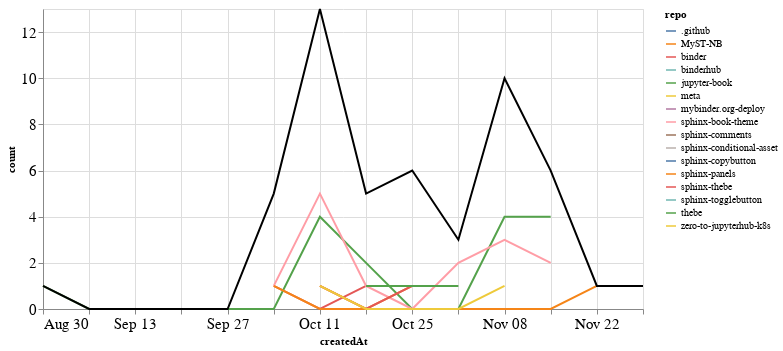

The code cell stored with this chart in its notebook:
### Markdown cell above
## PRs

### Code cell
prs_time = prs.groupby('repo').resample('W', on='createdAt').count()['author'].reset_index()
prs_time = prs_time.rename(columns={'author': 'count'})
prs_time_total = prs_time.groupby('createdAt').agg({"count": "sum"}).reset_index()

ch1 = alt.Chart(prs_time, width=600).mark_line().encode(
    x='createdAt',
    y='count',
    color='repo',
    tooltip="repo"
)

ch2 = alt.Chart(prs_time_total, width=600).mark_line(color="black").encode(
    x='createdAt',
    y='count',
)

ch1 + ch2

### Figure 1 — Vega-Lite specification as saved in the notebook (floating-point values rounded to 4 significant figures)
{"config": {"axisLeft": {"labelFontSize": 15}, "axisBottom": {"labelFontSize": 15}}, "layer": [{"data": {"name": "data-dd3b2cd3a90d7788a9b8e788f77a4c18"}, "mark": "line", "encoding": {"color": {"type": "nominal", "field": "repo"}, "tooltip": {"type": "nominal", "field": "repo"}, "x": {"type": "temporal", "field": "createdAt"}, "y": {"type": "quantitative", "field": "count"}}, "width": 600}, {"data": {"name": "data-57abf987def099a0b0e83656a9a845f4"}, "mark": {"type": "line", "color": "black"}, "encoding": {"x": {"type": "temporal", "field": "createdAt"}, "y": {"type": "quantitative", "field": "count"}}, "width": 600}], "$schema": "https://vega.github.io/schema/vega-lite/v4.8.1.json", "datasets": {"data-dd3b2cd3a90d7788a9b8e788f77a4c18": [{"repo": ".github", "createdAt": "2020-11-08T00:00:00", "count": 1}, {"repo": "MyST-NB", "createdAt": "2020-10-11T00:00:00", "count": 1}, {"repo": "MyST-NB", "createdAt": "2020-10-18T00:00:00", "count": 0}, {"repo": "MyST-NB", "createdAt": "2020-10-25T00:00:00", "count": 0}, {"repo": "MyST-NB", "createdAt": "2020-11-01T00:00:00", "count": 0}, {"repo": "MyST-NB", "createdAt": "2020-11-08T00:00:00", "count": 0}, {"repo": "MyST-NB", "createdAt": "2020-11-15T00:00:00", "count": 0}, {"repo": "MyST-NB", "createdAt": "2020-11-22T00:00:00", "count": 1}, {"repo": "binder", "createdAt": "2020-10-04T00:00:00", "count": 1}, {"repo": "binder", "createdAt": "2020-10-11T00:00:00", "count": 0}, {"repo": "binder", "createdAt": "2020-10-18T00:00:00", "count": 1}, {"repo": "binderhub", "createdAt": "2020-10-04T00:00:00", "count": 1}, {"repo": "jupyter-book", "createdAt": "2020-08-30T00:00:00", "count": 1}, {"repo": "jupyter-book", "createdAt": "2020-09-06T00:00:00", "count": 0}, {"repo": "jupyter-book", "createdAt": "2020-09-13T00:00:00", "count": 0}, {"repo": "jupyter-book", "createdAt": "2020-09-20T00:00:00", "count": 0}, {"repo": "jupyter-book", "createdAt": "2020-09-27T00:00:00", "count": 0}, {"repo": "jupyter-book", "createdAt": "2020-10-04T00:00:00", "count": 0}, {"repo": "jupyter-book", "createdAt": "2020-10-11T00:00:00", "count": 4}, {"repo": "jupyter-book", "createdAt": "2020-10-18T00:00:00", "count": 2}, {"repo": "jupyter-book", "createdAt": "2020-10-25T00:00:00", "count": 0}, {"repo": "jupyter-book", "createdAt": "2020-11-01T00:00:00", "count": 0}, {"repo": "jupyter-book", "createdAt": "2020-11-08T00:00:00", "count": 4}, {"repo": "jupyter-book", "createdAt": "2020-11-15T00:00:00", "count": 4}, {"repo": "meta", "createdAt": "2020-11-29T00:00:00", "count": 1}, {"repo": "mybinder.org-deploy", "createdAt": "2020-10-11T00:00:00", "count": 1}, {"repo": "sphinx-book-theme", "createdAt": "2020-10-04T00:00:00", "count": 1}, {"repo": "sphinx-book-theme", "createdAt": "2020-10-11T00:00:00", "count": 5}, {"repo": "sphinx-book-theme", "createdAt": "2020-10-18T00:00:00", "count": 1}, {"repo": "sphinx-book-theme", "createdAt": "2020-10-25T00:00:00", "count": 0}, {"repo": "sphinx-book-theme", "createdAt": "2020-11-01T00:00:00", "count": 2}, {"repo": "sphinx-book-theme", "createdAt": "2020-11-08T00:00:00", "count": 3}, {"repo": "sphinx-book-theme", "createdAt": "2020-11-15T00:00:00", "count": 2}, {"repo": "sphinx-comments", "createdAt": "2020-10-04T00:00:00", "count": 1}, {"repo": "sphinx-conditional-asset", "createdAt": "2020-10-25T00:00:00", "count": 2}, {"repo": "sphinx-copybutton", "createdAt": "2020-11-08T00:00:00", "count": 1}, {"repo": "sphinx-panels", "createdAt": "2020-10-04T00:00:00", "count": 1}, {"repo": "sphinx-panels", "createdAt": "2020-10-11T00:00:00", "count": 0}, {"repo": "sphinx-panels", "createdAt": "2020-10-18T00:00:00", "count": 0}, {"repo": "sphinx-panels", "createdAt": "2020-10-25T00:00:00", "count": 1}, {"repo": "sphinx-thebe", "createdAt": "2020-10-11T00:00:00", "count": 1}, {"repo": "sphinx-thebe", "createdAt": "2020-10-18T00:00:00", "count": 0}, {"repo": "sphinx-thebe", "createdAt": "2020-10-25T00:00:00", "count": 1}, {"repo": "sphinx-togglebutton", "createdAt": "2020-10-25T00:00:00", "count": 1}, {"repo": "thebe", "createdAt": "2020-10-18T00:00:00", "count": 1}, {"repo": "thebe", "createdAt": "2020-10-25T00:00:00", "count": 1}, {"repo": "thebe", "createdAt": "2020-11-01T00:00:00", "count": 1}, {"repo": "zero-to-jupyterhub-k8s", "createdAt": "2020-10-11T00:00:00", "count": 1}, {"repo": "zero-to-jupyterhub-k8s", "createdAt": "2020-10-18T00:00:00", "count": 0}, {"repo": "zero-to-jupyterhub-k8s", "createdAt": "2020-10-25T00:00:00", "count": 0}, {"repo": "zero-to-jupyterhub-k8s", "createdAt": "2020-11-01T00:00:00", "count": 0}, {"repo": "zero-to-jupyterhub-k8s", "createdAt": "2020-11-08T00:00:00", "count": 1}], "data-57abf987def099a0b0e83656a9a845f4": [{"createdAt": "2020-08-30T00:00:00", "count": 1}, {"createdAt": "2020-09-06T00:00:00", "count": 0}, {"createdAt": "2020-09-13T00:00:00", "count": 0}, {"createdAt": "2020-09-20T00:00:00", "count": 0}, {"createdAt": "2020-09-27T00:00:00", "count": 0}, {"createdAt": "2020-10-04T00:00:00", "count": 5}, {"createdAt": "2020-10-11T00:00:00", "count": 13}, {"createdAt": "2020-10-18T00:00:00", "count": 5}, {"createdAt": "2020-10-25T00:00:00", "count": 6}, {"createdAt": "2020-11-01T00:00:00", "count": 3}, {"createdAt": "2020-11-08T00:00:00", "count": 10}, {"createdAt": "2020-11-15T00:00:00", "count": 6}, {"createdAt": "2020-11-22T00:00:00", "count": 1}, {"createdAt": "2020-11-29T00:00:00", "count": 1}]}}
